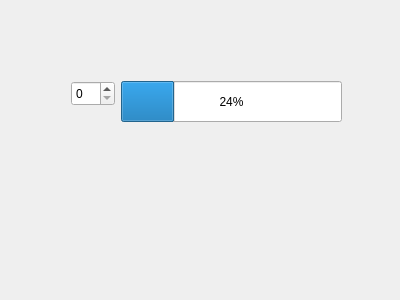
<?xml version="1.0" encoding="UTF-8"?>
<ui version="4.0">
 <class>MyWidget</class>
 <widget class="QWidget" name="MyWidget">
  <property name="geometry">
   <rect>
    <x>0</x>
    <y>0</y>
    <width>400</width>
    <height>300</height>
   </rect>
  </property>
  <property name="windowTitle">
   <string>Form</string>
  </property>
  <widget class="QSpinBox" name="spinBox">
   <property name="geometry">
    <rect>
     <x>71</x>
     <y>81</y>
     <width>44</width>
     <height>25</height>
    </rect>
   </property>
  </widget>
  <widget class="QProgressBar" name="progressBar">
   <property name="geometry">
    <rect>
     <x>121</x>
     <y>81</y>
     <width>221</width>
     <height>41</height>
    </rect>
   </property>
   <property name="value">
    <number>24</number>
   </property>
  </widget>
 </widget>
 <resources/>
 <connections/>
</ui>
